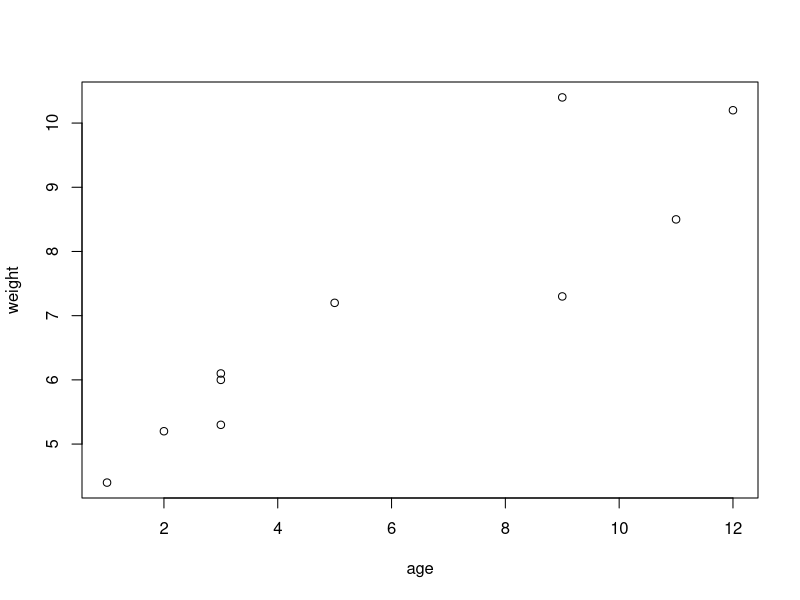
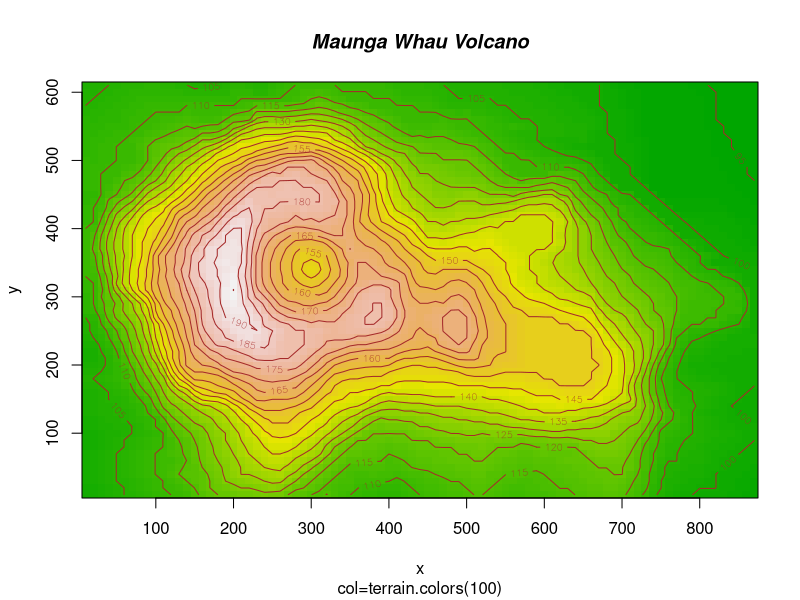
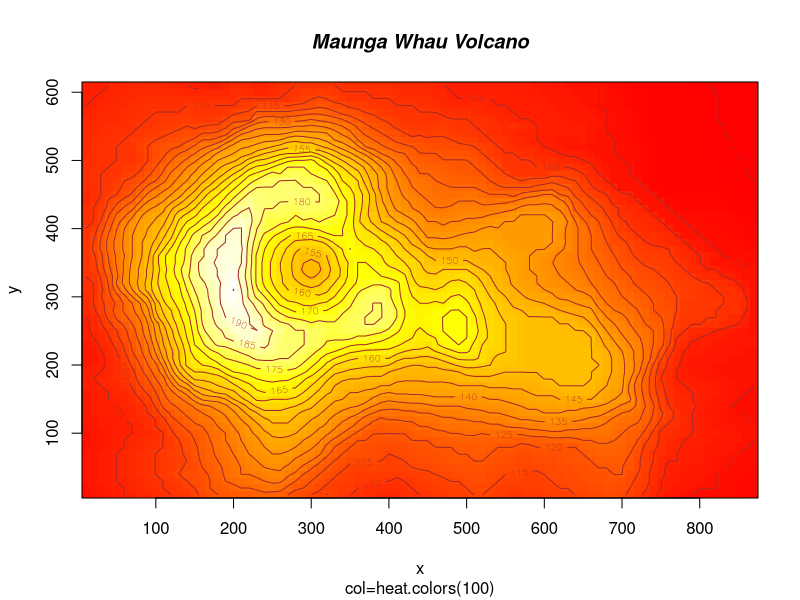
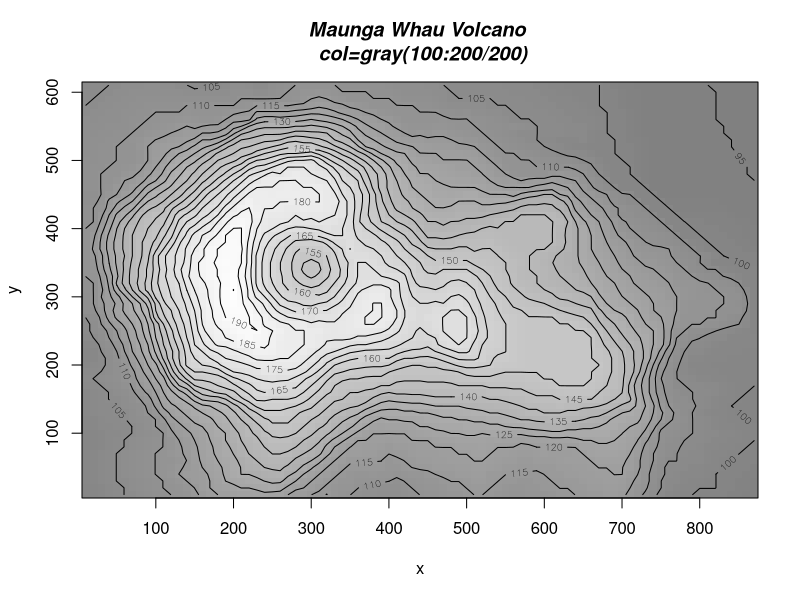
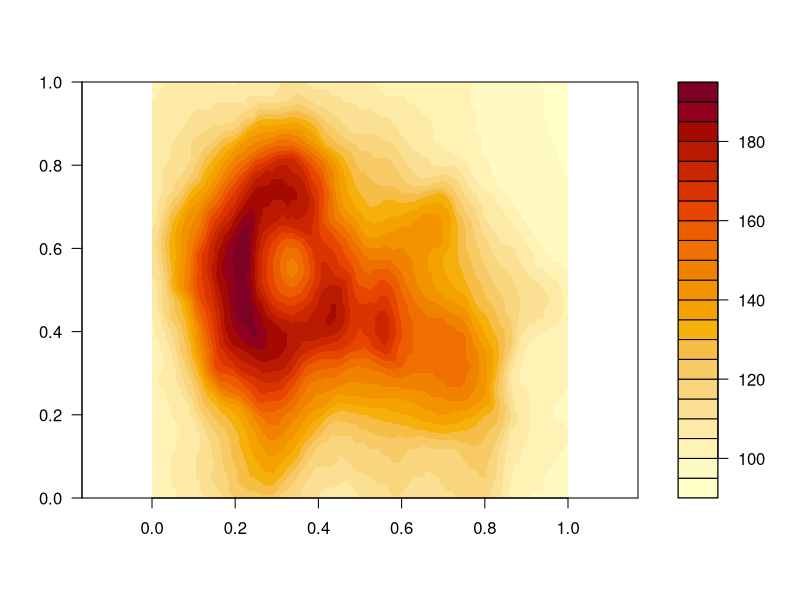
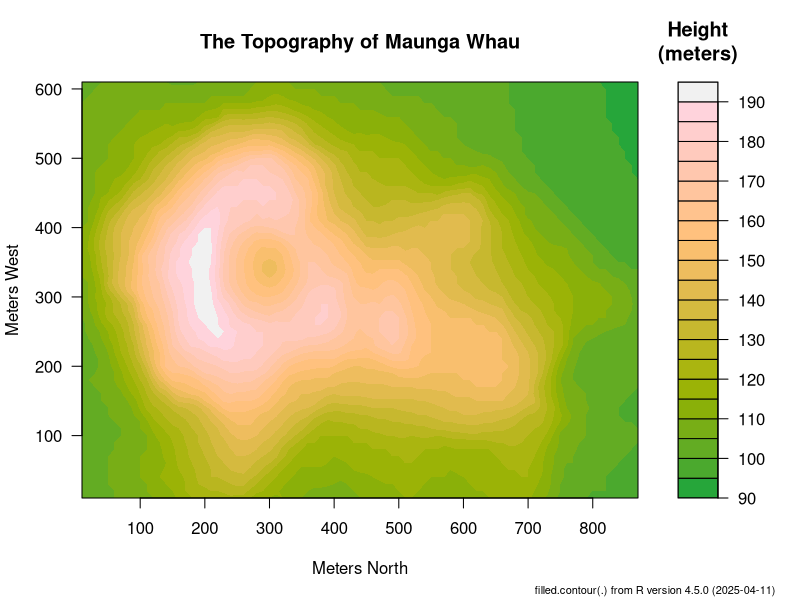
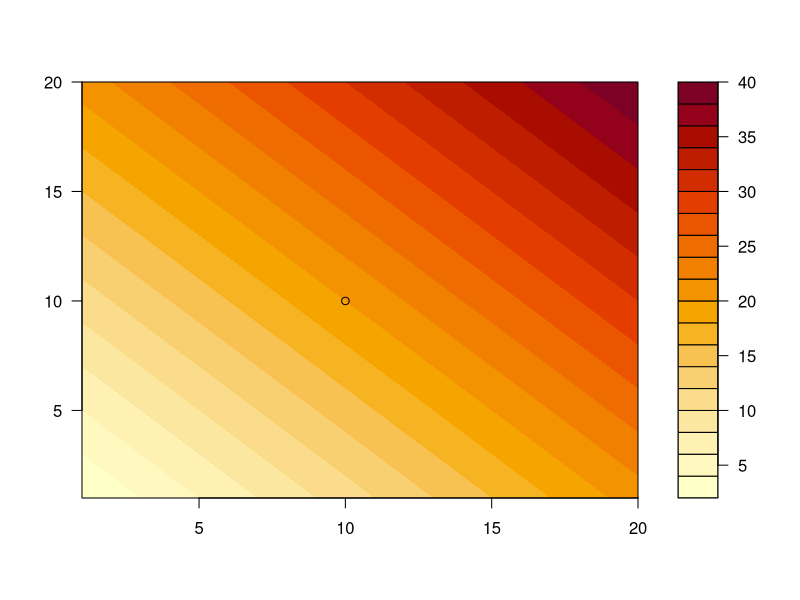
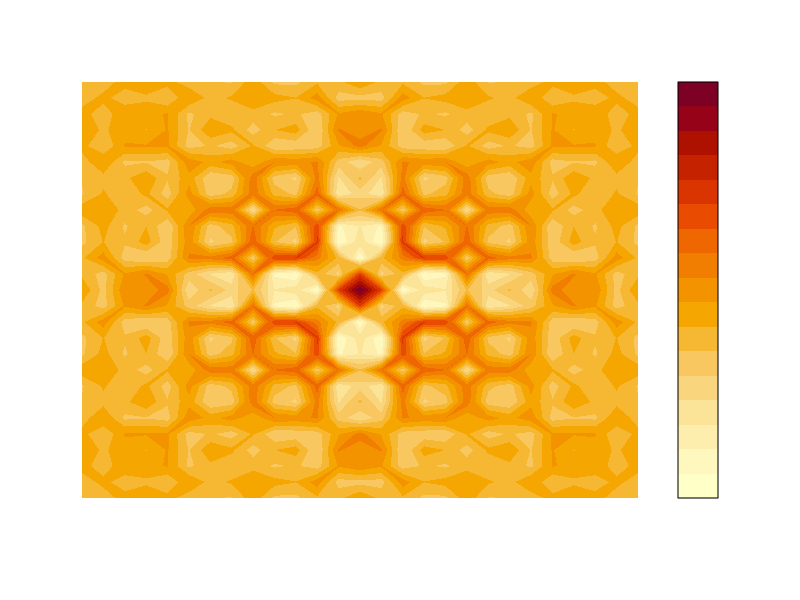

Write the R code that produced these figures, in order. (Note: this script raises an error after producing the figures.)
#------------------------------------------------------------#
# R in Action (3rd ed): Chapter 1                            #
# Introduction to R                                          #
#------------------------------------------------------------#

## Chapter 01
## Introduction to R

# Listing 1.1 A sample R session
age <- c(1, 3, 5, 2, 11, 9, 3, 9, 12, 3)
weight <- c(4.4, 5.3, 7.2, 5.2, 8.5, 7.3, 6.0, 10.4, 10.2, 6.1)
mean(weight)
sd(weight)
cor(age, weight)
plot(age, weight)

#See demo images
demo(image)

# Listing 1.2 An example of commands used to manage
# the R workspace
getwd()
setwd("/Users/yuweiwang/RiA3")
options()
options(digits = 3)

#create a variable that contains a vector of 20 random distributed numbers 
x <- runif(20)
summary(x)
x
#create a histogram of x
hist(x)

# Listing 1.3 Working with a new package
help.start()
install.packages("vcd")
help(package = "vcd")
library(vcd)
help(Arthritis)
Arthritis
example(Arthritis)

